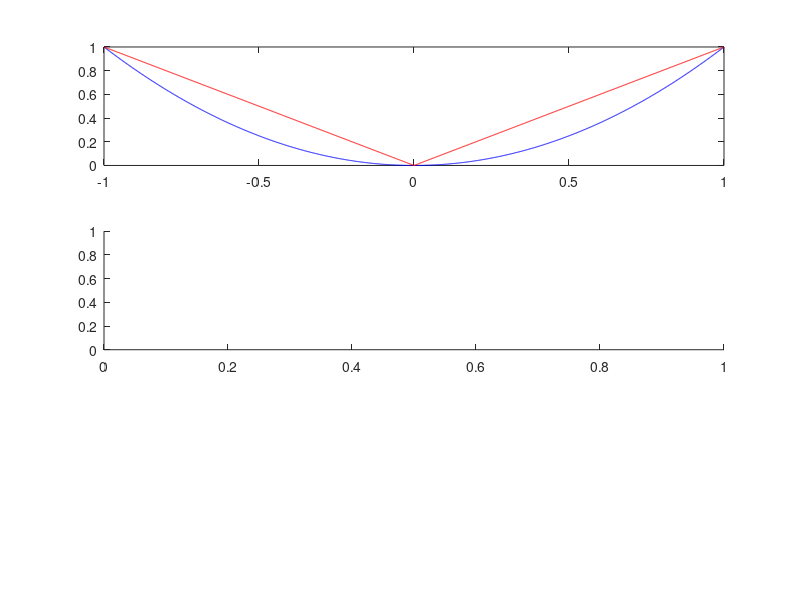

Source code (MATLAB): (Note: this script raises an error after producing the figure.)
% exc 2 - Sugeno para aproximar y=cos(x) [-pi/2, 3*pi/2]
clc; clf;

step = 0.001;

t = -1:step:1;
y = t.^2;

figure(1);
subplot(311);
plot(t,y,'b');
hold on;

p1 = [-1 , 1]; 
p2 = [ 0 , 0];
p3 = [ 1 , 1];   

[coeff1, S1] = polyfit([p1(1);p2(1)],[p1(2);p2(2)],1);
[coeff2, S2] = polyfit([p2(1);p3(1)],[p2(2);p3(2)],1);

y1 = polyval(coeff1,t);
y2 = polyval(coeff2,t);
plot(t,y1, 'r');
plot(t,y2, 'r');
axis ([-1 1 0 1]);

subplot(312);

% mf1 = trimf(t, [-pi/2 - pi,  -pi/2, -pi/2 + pi]);
% mf2 = trimf(t, [ pi/2 - pi,   pi/2,  pi/2 + pi]);
% mf3 = trimf(t, [3*pi/2- pi, 3*pi/2, 3*pi/2+ pi]);

a = pi;
mf1 = trimf(t, [-1, -1, 1]);
mf2 = trimf(t, [ -1, 1, 1]);

plot(t, mf1,'LineWidth',3);
hold on;
plot(t, mf2,'LineWidth',3);

legend('mf1', 'mf2');
axis ([-1 1 0 1]);

% graus de ativacao da regra nos consequentes
w1 = mf1 .* t;
w2 = mf2 .* t;

% z1 = coeff1(1)*t + coeff1(2);
% z2 = coeff2(1)*t + coeff2(2);
% z3 = coeff3(1)*t + coeff3(2);

z1 = y1;
z2 = y2;

sugeno = (w1.*z1 + w2.*z2)./(w1+w2);

subplot(313);
plot(t,sugeno,'r','LineWidth',1); hold on;
plot(t,y,'b','LineWidth',1);
legend('Sugeno','Real');
axis ([-1 1 0 1]);



%% 

exc3_sugeno = readfis('exc3_sugeno.fis');

t_seno = 0:0.01:2*pi;
y_seno = sin(t_seno);
y_hat = evalfis(t_seno,exc3_sugeno);
MSE = (sum((y_hat' - y_seno).^2))/size(y_seno,2)
figure();
plot(t,y_seno,'r'); hold on;
plot(t,y_hat,'b');
lengend()

%%
exc3_mamdani = seno_mamdani%readfis('seno_mamdani.fis');

t_seno = 0:0.01:2*pi;
y_seno = sin(t_seno);
y_hat = evalfis(t_seno,exc3_mamdani);
MSE = (sum((y_hat' - y_seno).^2))/size(y_seno,2)
figure();
plot(t,y_seno,'r'); hold on;
plot(t,y_hat,'b');
%lengend()


%% planes
P1 = [0,0,0];
P2 = [2.5,0,0.15];
P3 = [0,2.5,0.15];
normal = cross(P1-P2, P1-P3);

syms x y z;
P = [x,y,z];
planefunction = dot(normal, P-P1)
